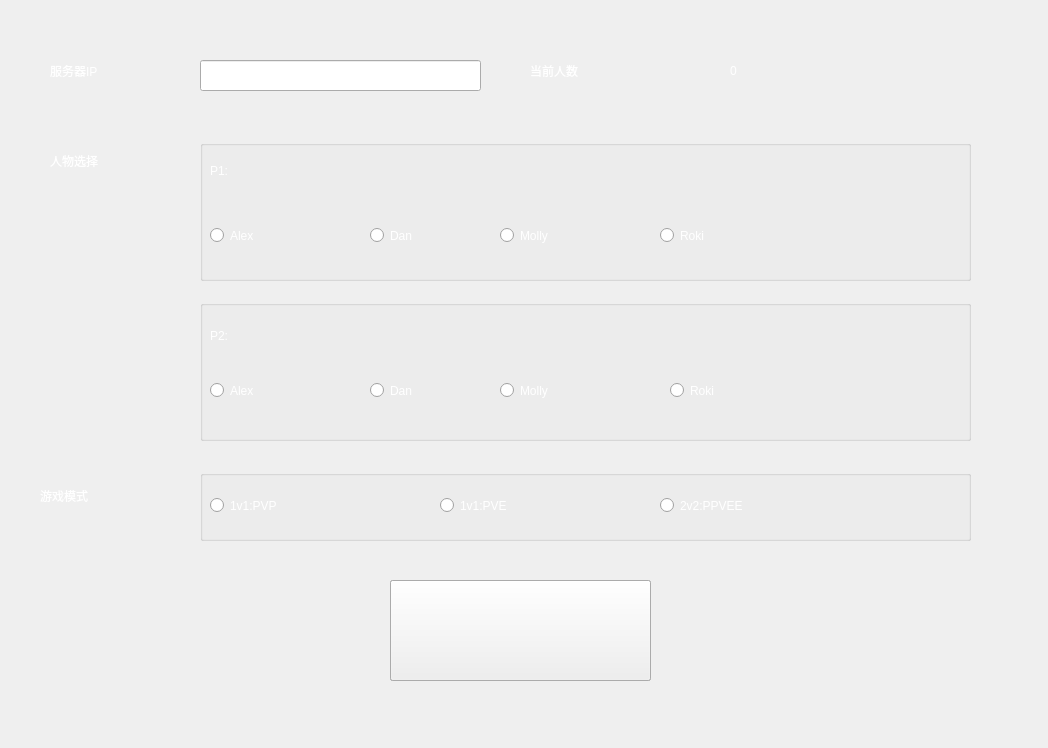
<?xml version="1.0" encoding="UTF-8"?>
<ui version="4.0">
 <class>gamepara</class>
 <widget class="QWidget" name="gamepara">
  <property name="geometry">
   <rect>
    <x>0</x>
    <y>0</y>
    <width>1048</width>
    <height>748</height>
   </rect>
  </property>
  <property name="windowTitle">
   <string>Form</string>
  </property>
  <property name="styleSheet">
   <string notr="true">#gamepara{border-image: url(:/window/res/window/bkWall.png);}

</string>
  </property>
  <widget class="QLabel" name="playselect">
   <property name="geometry">
    <rect>
     <x>50</x>
     <y>130</y>
     <width>181</width>
     <height>61</height>
    </rect>
   </property>
   <property name="styleSheet">
    <string notr="true">font: 75 20pt &quot;思源宋体&quot;;
color: rgb(255, 255, 255);</string>
   </property>
   <property name="text">
    <string>人物选择</string>
   </property>
  </widget>
  <widget class="QLabel" name="gamemode">
   <property name="geometry">
    <rect>
     <x>40</x>
     <y>460</y>
     <width>161</width>
     <height>71</height>
    </rect>
   </property>
   <property name="styleSheet">
    <string notr="true">font: 75 20pt &quot;思源宋体&quot;;
color: rgb(255, 255, 255);</string>
   </property>
   <property name="text">
    <string>游戏模式</string>
   </property>
  </widget>
  <widget class="QPushButton" name="start">
   <property name="geometry">
    <rect>
     <x>390</x>
     <y>580</y>
     <width>261</width>
     <height>101</height>
    </rect>
   </property>
   <property name="styleSheet">
    <string notr="true">border-image: url(:/button/res/button/Start.png);</string>
   </property>
   <property name="text">
    <string/>
   </property>
  </widget>
  <widget class="QGroupBox" name="groupBox">
   <property name="geometry">
    <rect>
     <x>200</x>
     <y>140</y>
     <width>771</width>
     <height>141</height>
    </rect>
   </property>
   <property name="styleSheet">
    <string notr="true">font: 75 20pt &quot;思源宋体&quot;;
color: rgb(255, 255, 255);</string>
   </property>
   <property name="title">
    <string/>
   </property>
   <widget class="QRadioButton" name="Molly">
    <property name="geometry">
     <rect>
      <x>300</x>
      <y>70</y>
      <width>141</width>
      <height>51</height>
     </rect>
    </property>
    <property name="text">
     <string>Molly</string>
    </property>
   </widget>
   <widget class="QRadioButton" name="Alex">
    <property name="geometry">
     <rect>
      <x>10</x>
      <y>70</y>
      <width>141</width>
      <height>51</height>
     </rect>
    </property>
    <property name="text">
     <string>Alex</string>
    </property>
   </widget>
   <widget class="QRadioButton" name="Dan">
    <property name="geometry">
     <rect>
      <x>170</x>
      <y>70</y>
      <width>131</width>
      <height>51</height>
     </rect>
    </property>
    <property name="text">
     <string>Dan</string>
    </property>
   </widget>
   <widget class="QRadioButton" name="Roki">
    <property name="geometry">
     <rect>
      <x>460</x>
      <y>70</y>
      <width>161</width>
      <height>51</height>
     </rect>
    </property>
    <property name="text">
     <string>Roki</string>
    </property>
   </widget>
   <widget class="QLabel" name="label">
    <property name="geometry">
     <rect>
      <x>10</x>
      <y>10</y>
      <width>81</width>
      <height>41</height>
     </rect>
    </property>
    <property name="styleSheet">
     <string notr="true">font: 75 24pt &quot;思源宋体&quot;;
color: rgb(255, 255, 255);</string>
    </property>
    <property name="text">
     <string>P1:</string>
    </property>
   </widget>
  </widget>
  <widget class="QGroupBox" name="groupBox_2">
   <property name="geometry">
    <rect>
     <x>200</x>
     <y>300</y>
     <width>771</width>
     <height>141</height>
    </rect>
   </property>
   <property name="styleSheet">
    <string notr="true">font: 75 20pt &quot;思源宋体&quot;;
color: rgb(255, 255, 255);</string>
   </property>
   <property name="title">
    <string/>
   </property>
   <widget class="QLabel" name="label_2">
    <property name="geometry">
     <rect>
      <x>10</x>
      <y>10</y>
      <width>81</width>
      <height>51</height>
     </rect>
    </property>
    <property name="text">
     <string>P2:</string>
    </property>
   </widget>
   <widget class="QRadioButton" name="Molly_2">
    <property name="geometry">
     <rect>
      <x>300</x>
      <y>70</y>
      <width>131</width>
      <height>41</height>
     </rect>
    </property>
    <property name="text">
     <string>Molly</string>
    </property>
   </widget>
   <widget class="QRadioButton" name="Alex_2">
    <property name="geometry">
     <rect>
      <x>10</x>
      <y>70</y>
      <width>131</width>
      <height>41</height>
     </rect>
    </property>
    <property name="text">
     <string>Alex</string>
    </property>
   </widget>
   <widget class="QRadioButton" name="Roki_2">
    <property name="geometry">
     <rect>
      <x>470</x>
      <y>70</y>
      <width>151</width>
      <height>41</height>
     </rect>
    </property>
    <property name="text">
     <string>Roki</string>
    </property>
   </widget>
   <widget class="QRadioButton" name="Dan_2">
    <property name="geometry">
     <rect>
      <x>170</x>
      <y>70</y>
      <width>131</width>
      <height>41</height>
     </rect>
    </property>
    <property name="text">
     <string>Dan</string>
    </property>
   </widget>
  </widget>
  <widget class="QGroupBox" name="groupBox_3">
   <property name="geometry">
    <rect>
     <x>200</x>
     <y>470</y>
     <width>771</width>
     <height>71</height>
    </rect>
   </property>
   <property name="styleSheet">
    <string notr="true">font: 75 20pt &quot;思源宋体&quot;;
color: rgb(255, 255, 255);</string>
   </property>
   <property name="title">
    <string/>
   </property>
   <widget class="QRadioButton" name="ppee2v2">
    <property name="geometry">
     <rect>
      <x>460</x>
      <y>20</y>
      <width>231</width>
      <height>31</height>
     </rect>
    </property>
    <property name="text">
     <string>2v2:PPVEE</string>
    </property>
   </widget>
   <widget class="QRadioButton" name="pe1v1">
    <property name="geometry">
     <rect>
      <x>240</x>
      <y>20</y>
      <width>171</width>
      <height>31</height>
     </rect>
    </property>
    <property name="text">
     <string>1v1:PVE</string>
    </property>
   </widget>
   <widget class="QRadioButton" name="pp1v1">
    <property name="geometry">
     <rect>
      <x>10</x>
      <y>10</y>
      <width>171</width>
      <height>51</height>
     </rect>
    </property>
    <property name="text">
     <string>1v1:PVP</string>
    </property>
   </widget>
  </widget>
  <widget class="QLineEdit" name="IP">
   <property name="geometry">
    <rect>
     <x>200</x>
     <y>60</y>
     <width>281</width>
     <height>31</height>
    </rect>
   </property>
   <property name="styleSheet">
    <string notr="true">font: 75 5pt &quot;思源宋体&quot;;
</string>
   </property>
  </widget>
  <widget class="QLabel" name="labelIP">
   <property name="geometry">
    <rect>
     <x>50</x>
     <y>50</y>
     <width>191</width>
     <height>41</height>
    </rect>
   </property>
   <property name="styleSheet">
    <string notr="true">font: 75 20pt &quot;思源宋体&quot;;
color: rgb(255, 255, 255);</string>
   </property>
   <property name="text">
    <string>服务器IP</string>
   </property>
  </widget>
  <widget class="QPushButton" name="JoinSvr">
   <property name="geometry">
    <rect>
     <x>390</x>
     <y>580</y>
     <width>261</width>
     <height>101</height>
    </rect>
   </property>
   <property name="styleSheet">
    <string notr="true">border-image: url(:/button/res/button/JoinSvr.png);</string>
   </property>
   <property name="text">
    <string/>
   </property>
  </widget>
  <widget class="QPushButton" name="CreateSvr">
   <property name="geometry">
    <rect>
     <x>390</x>
     <y>580</y>
     <width>261</width>
     <height>101</height>
    </rect>
   </property>
   <property name="styleSheet">
    <string notr="true">border-image: url(:/button/res/button/CreateSvr.png);</string>
   </property>
   <property name="text">
    <string/>
   </property>
  </widget>
  <widget class="QLabel" name="connectNumT">
   <property name="geometry">
    <rect>
     <x>530</x>
     <y>40</y>
     <width>161</width>
     <height>61</height>
    </rect>
   </property>
   <property name="styleSheet">
    <string notr="true">font: 75 20pt &quot;思源宋体&quot;;
color: rgb(255, 255, 255);</string>
   </property>
   <property name="text">
    <string>当前人数</string>
   </property>
  </widget>
  <widget class="QLabel" name="connectNum">
   <property name="geometry">
    <rect>
     <x>730</x>
     <y>50</y>
     <width>121</width>
     <height>41</height>
    </rect>
   </property>
   <property name="styleSheet">
    <string notr="true">font: 75 20pt &quot;思源宋体&quot;;
color: rgb(255, 255, 255);</string>
   </property>
   <property name="text">
    <string>0</string>
   </property>
  </widget>
 </widget>
 <resources/>
 <connections/>
</ui>
